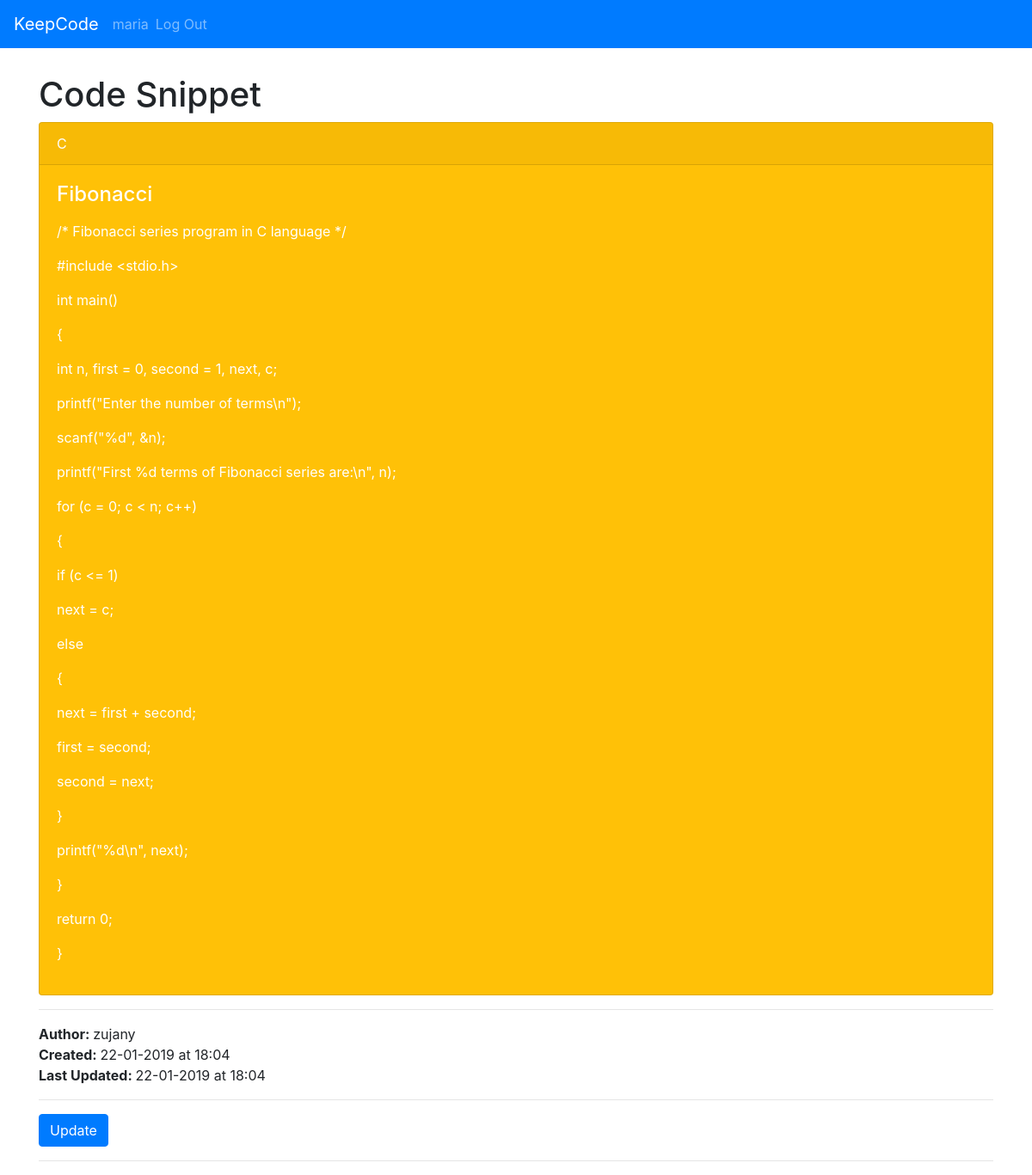
Page /2/view (signed in) on the committed database.
### tables this page shows
CREATE TABLE user (
  id INTEGER PRIMARY KEY AUTOINCREMENT,
  username TEXT UNIQUE NOT NULL,
  password TEXT NOT NULL,
  last_login TIMESTAMP NOT NULL DEFAULT CURRENT_TIMESTAMP
, online BOOLEAN NOT NULL CHECK (online IN (0,1)) DEFAULT 0);

CREATE TABLE post (
  id INTEGER PRIMARY KEY AUTOINCREMENT,
  author_id INTEGER NOT NULL,
  created TIMESTAMP NOT NULL DEFAULT CURRENT_TIMESTAMP,
  last_updated TIMESTAMP NOT NULL DEFAULT CURRENT_TIMESTAMP,
  title TEXT NOT NULL,
  body TEXT NOT NULL,
  programming_language TEXT NOT NULL, being_updated BOOLEAN NOT NULL CHECK (being_updated IN (0,1)) DEFAULT 0,
  FOREIGN KEY (author_id) REFERENCES user (id)
);

### keepcode/board.py (the view)
@bp.route('/<int:id>/view')
@login_required
def view(id):
    post = get_post(id)
    user_id = post['author_id']
    user = get_user(user_id)
    return render_template('board/view.html', post=post, user=user)

### keepcode/auth.py (called while the page is built)
@bp.before_app_request
def load_logged_in_user():
    user_id = session.get('user_id')
    if user_id is None:
        g.user = None
    else:
        g.user = get_db().execute(
            'SELECT * FROM user WHERE id = ?', (user_id,)
        ).fetchone()

def login_required(view):
    @functools.wraps(view)
    def wrapped_view(**kwargs):
        if g.user is None:
            return redirect(url_for('auth.login'))
        return view(**kwargs)
    return wrapped_view

### keepcode/board.py (called while the page is built)
def get_post(id, check_author=False):
    post = get_db().execute(
        'SELECT p.id, title, body, created, author_id,'
        ' last_updated, programming_language, username, being_updated'
        ' FROM post p JOIN user u ON p.author_id = u.id'
        ' WHERE p.id = ?',
        (id,)
    ).fetchone()
    if post is None:
        abort(404, "Post id {0} doesn't exist.".format(id))
    if check_author and post['author_id'] != g.user['id']:
        abort(403)
    return post

def get_user(id):
    user = get_db().execute(
        'SELECT u.id, username, password, last_login, online'
        ' FROM user u'
        ' WHERE u.id = ?',
        (id,)
    ).fetchone()
    if user is None:
        abort(404, "Post id {0} doesn't exist.".format(id))
    return user

### keepcode/db.py (called while the page is built)
def get_db():
    if 'db' not in g:
        g.db = sqlite3.connect(
            current_app.config['DATABASE'],
            detect_types=sqlite3.PARSE_DECLTYPES
        )
        g.db.row_factory = sqlite3.Row
    return g.db

### keepcode/templates/board/view.html (shortened to what this page needs)
{% extends 'base.html' %}
{% block header %}
  <h1>
    {% block title %}
      Code Snippet
    {% endblock %}
  </h1>
{% endblock %}
{% block content %}
  <div class="card text-white bg-warning mb-9">
    <div class="card-header">{{ post['programming_language'] }}</div>
    <div class="card-body">
      <h4 class="card-title">{{ post['title'] }}</h4>
      <p class="card-text">
        {% for line in post['body'].split('\n') %}
          <p>{{ line }}</p>
        {% endfor %}
      </p>
    </div>
  </div>
  <hr>
  <b>Author: </b>{{ user['username'] }}
  <br/>
  <b>Created: </b>{{ post['created'].strftime("%d-%m-%Y at %H:%M") }}
  <br/>
  <b>Last Updated: </b>{{ post['last_updated'].strftime("%d-%m-%Y at %H:%M") }}
  <hr>
  <div id="update_button">
    {% if post['being_updated'] == 0 %}
      <a class="action" href="{{ url_for('board.update', id=post['id']) }}">
        <button type="button" class="btn btn-primary" value="Update">Update</button>
      </a>
    {% else %}
      <button type="button" class="btn btn-primary" value="Update" disabled>Update</button>
      You can't update this snippet because someone else is currently editing it.
  {% endif %}
  </div>
  <hr>
{% endblock %}

### keepcode/templates/base.html (shortened to what this page needs)
<!doctype html>
<link rel="stylesheet" href="{{ url_for('static', filename='bootstrap.css') }}">
<link rel="stylesheet" href="{{ url_for('static', filename='style.css') }}">
<nav class="navbar navbar-expand-lg navbar-dark bg-primary">
  <a class="navbar-brand" href="{{ url_for('board.index') }}">KeepCode</a>
  <div class="collapse navbar-collapse" id="navbarColor01">
    <ul class="navbar-nav mr-auto">
      {% if g.user %}
        <li class="nav-item">
          <span class="navbar-text">{{ g.user['username'] }}</span>
        </li>
        <li class="nav-item">
          <a class="nav-link" href="{{ url_for('auth.logout') }}">Log Out</a>
        </li>
      {% endif %}
    </ul>
  </div>
</nav>
<section class="content">
  <div class="container">
    <header>
      {% block header %}{% endblock %}
    </header>
    {% block content %}{% endblock %}
  </div>
</section>

### keepcode/static/style.css (style rules this page uses)
.container { margin-top:30px; }

### rows in the picture
user: user.username "maria"
post: programming_language "C", title "Fibonacci", created "22-01-2019 at 18:04", last_updated "22-01-2019 at 18:04"
user: username "zujany"

### other values in the picture
{{ line }} "/* Fibonacci series program in C language */" "#include <stdio.h>" "int main()" "{" "int n, first = 0, second = 1, next, c;" "printf(\"Enter the number of terms\\n\");" "scanf(\"%d\", &n);" "printf(\"First %d terms of Fibonacci series are:\\n\", n);" "for (c = 0; c < n; c++)" "{" "if (c <= 1)" "next = c;" "else" "{" "next = first + second;" "first = second;" "second = next;" "}" "printf(\"%d\\n\", next);" "}" "return 0;" "}"
